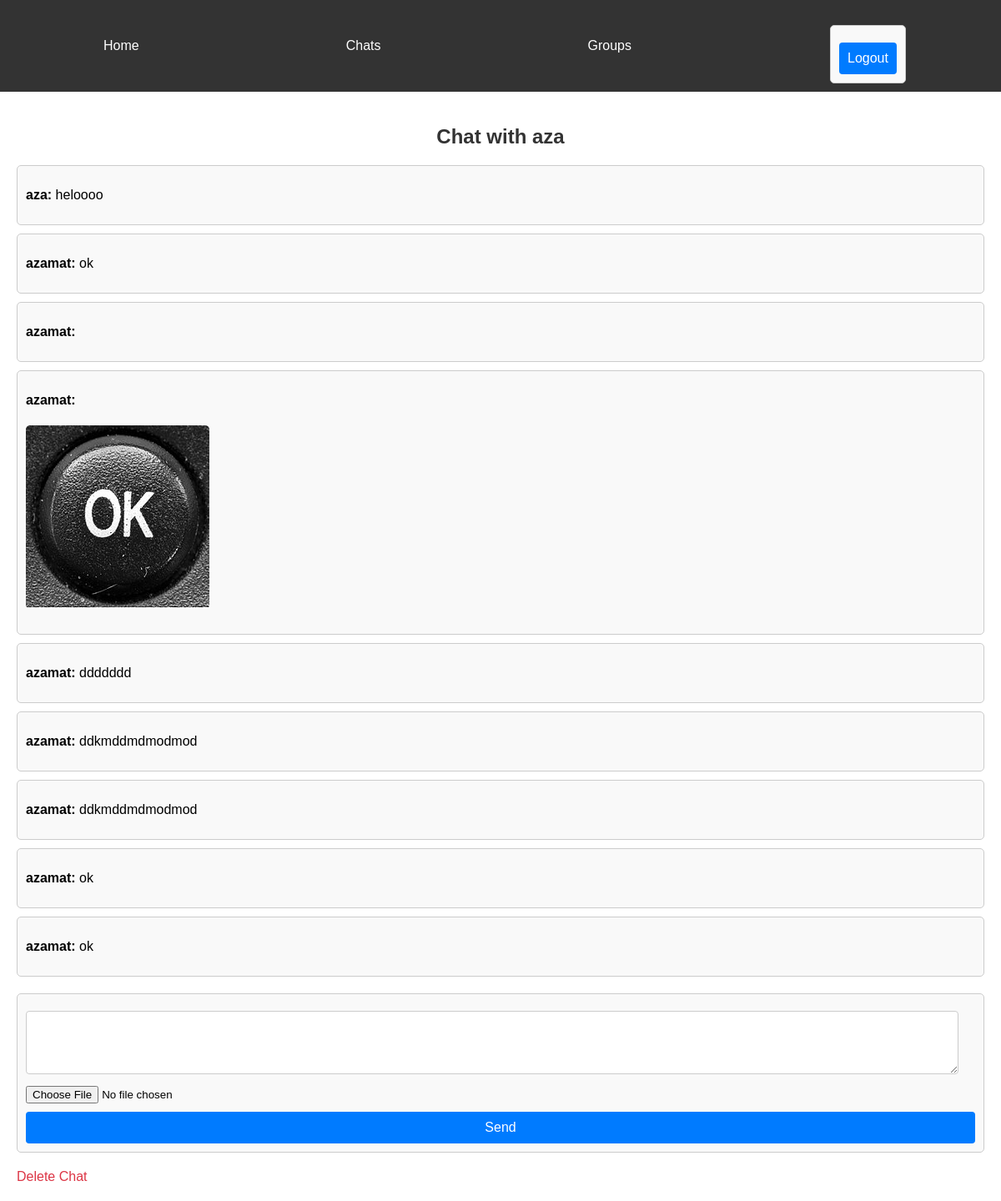
/main/chats/2/ (signed in), run on the app's committed database.
### main/models.py (models this page shows, shortened)
class Message(models.Model):
    chat = models.ForeignKey(Chat, related_name='messages', on_delete=models.CASCADE)
    sender = models.ForeignKey(User, related_name='sent_messages', on_delete=models.CASCADE)
    receiver = models.ForeignKey(User, related_name='received_messages', on_delete=models.CASCADE, null=True,
                                 blank=True)
    text = models.TextField(blank=True)
    file = models.FileField(upload_to='media/', blank=True, null=True)
    class Meta:
        verbose_name_plural = "Messages"

### main/views.py (the view)
# urls.py: path('chats/<int:chat_id>/', views.chat_detail, name='chat_detail'),
@login_required
def chat_detail(request, chat_id):
    chat = get_object_or_404(Chat, id=chat_id)
    if request.user not in chat.participants.all():
        return redirect('chat_list')
    if request.method == 'POST':
        form = MessageForm(request.POST, request.FILES)
        if form.is_valid():
            message = form.save(commit=False)
            message.sender = request.user
            message.receiver = chat.participants.exclude(id=request.user.id).first()
            message.chat = chat
            message.save()
    else:
        form = MessageForm()
    messages = Message.objects.filter(chat=chat)
    other_participant = chat.participants.exclude(id=request.user.id).first()
    return render(request, 'main/chat_detail.html', {
        'chat': chat,
        'messages': messages,
        'other_participant': other_participant,
        'form': form
    })

### main/forms.py
class MessageForm(forms.ModelForm):
    class Meta:
        model = Message
        fields = ['text', 'file', 'receiver']
        widgets = {
            'text': forms.Textarea(attrs={'rows': 3}),
        }

### main/templatetags/custom_filters.py (called while the page is built)
@register.filter(name='is_image')
def is_image(file_url):
    mime_type, encoding = mimetypes.guess_type(file_url)
    return mime_type and mime_type.startswith('image')

@register.filter(name='is_video')
def is_video(file_url):
    mime_type, encoding = mimetypes.guess_type(file_url)
    return mime_type and mime_type.startswith('video')

@register.filter(name='is_audio')
def is_audio(file_url):
    mime_type, encoding = mimetypes.guess_type(file_url)
    return mime_type and mime_type.startswith('audio')

### templates/main/chat_detail.html (shortened to what this page needs)
{% extends "base.html" %}
{% load custom_filters %}
{% block content %}
<h2>Chat with {{ other_participant.username }}</h2>
<div>
    {% for message in messages %}
    <div class="message">
        <p><strong>{{ message.sender.username }}:</strong> {{ message.text }}</p>
        {% if message.file %}
        {% if message.file.url|is_image %}
        <p><img src="{{ message.file.url }}"></p>
        {% endif %}
        {% endif %}
    </div>
    {% endfor %}
</div>
<form method="post" enctype="multipart/form-data">
    {{ form.text }}
    {{ form.file }}
    <button type="submit">Send</button>
</form>
<a class="delete-link" href="{% url 'delete_chat' chat.id %}">Delete Chat</a>
{% endblock %}

### templates/base.html (shortened to what this page needs)
<!DOCTYPE html>
<html lang="en">
<head>
</head>
<body>
<header>
    <nav>
        <a href="{% url 'home' %}">Home</a>
        {% if user.is_authenticated %}
        <a href="{% url 'chat_list' %}">Chats</a>
        <a href="{% url 'group_list' %}">Groups</a>
        <form method="post" action="{% url 'logout' %}">
            <button type="submit">Logout</button>
        </form>
        {% else %}
        <a href="{% url 'login' %}">Login</a>
        <a href="{% url 'signup' %}">Sign Up</a>
        {% endif %}
    </nav>
</header>
<main>
    {% block content %}
    {% endblock %}
</main>
</body>
</html>

### templates/base.html (style rules this page uses)
body, html { margin: 0; padding: 0; font-family: Arial, sans-serif; }
header { background-color: #333; color: #fff; padding: 10px 0; text-align: center; }
nav { display: flex; justify-content: space-around; align-items: center; }
nav a { color: #fff; text-decoration: none; padding: 10px; }
main { padding: 20px; }

### templates/main/chat_detail.html (style rules this page uses)
h2 { text-align: center; margin-top: 20px; color: #333; }
.message { margin-bottom: 10px; padding: 10px; background-color: #f9f9f9; border: 1px solid #ccc; border-radius: 5px; }
.message img, .message video, .message audio { max-width: 100%; height: auto; margin-top: 5px; border-radius: 5px; }
form { margin-top: 20px; padding: 10px; border: 1px solid #ccc; border-radius: 5px; background-color: #f9f9f9; }
form textarea { width: calc(100% - 20px); padding: 10px; margin-top: 10px; margin-bottom: 10px; border: 1px solid #ccc; border-radius: 4px; box-sizing: border-box; font-size: 16px; }
form button { display: block; width: 100%; padding: 10px; margin-top: 10px; background-color: #007bff; color: #fff; border: none; border-radius: 4px; cursor: pointer; font-size: 16px; }
.delete-link { display: block; margin-top: 20px; color: #dc3545; text-decoration: none; }

### data on the page
Message: sender.username "aza", text "heloooo"
Message: sender.username "azamat", text "ok"
Message: sender.username "azamat"
Message: sender.username "azamat", file (picture)
Message: sender.username "azamat", text "ddddddd"
Message: sender.username "azamat", text "ddkmddmdmodmod"
Message: sender.username "azamat", text "ddkmddmdmodmod"
Message: sender.username "azamat", text "ok"
Message: sender.username "azamat", text "ok"

### other printed values
{{ other_participant.username }} "aza"
